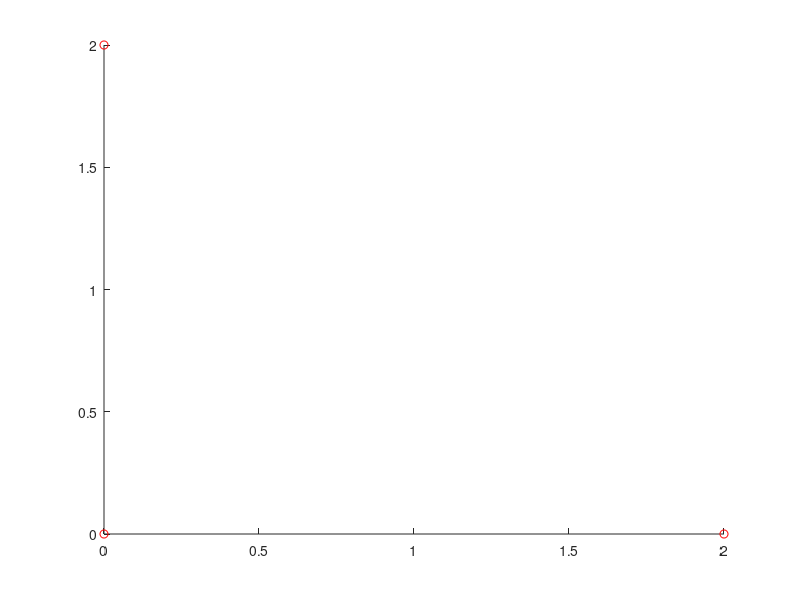

Write the MATLAB code that produced this figure. (Note: this script raises an error after producing the figure.)
% Project file for UWB

%starting with clearing everything
clear all;
close all;

%initializing values/ports

port = 'COM3'; %Where 3 is COMport number (usually standard)
BR = 9600; % BaudRate of port
%obj = serial(port, 'BaudRate', BR); % Creating object to read serial
                                    % with baudrate 9600
                                   
%fopen(obj); %opens object
i = 1;
result = zeros(3, 10); %resulting vector

%format = '%f';

% Origin of anchors (just an example)
x1 = 0;
y1 = 0;

x2 = 0;
y2 = 2;

x3 = 2;
y3 = 0;

% Overview of how the loop should be if we want to plot after a while.
% Puts the read values into a resulting vector
% that saves every value and plot
A1 = sqrt(8);
A2 = 2;
A3 = 2;
e = 0.0001
figure;
hold on;
plot(x1,y1,'ro',x2,y2,'ro',x3,y3,'ro')
while(i<10)
    
  %  A = fscanf(obj, ['D1: %d D2: %d D3: %d']) %Just put in the string and 
                                              %use %d for the values you want
  %  A1 = A(1,1);
  %  A2 = A(2,1);
  %  A3 = A(3,1);
  
     
                                              
                                              
    result(1,i) = A1; %puts first value on first line each time
    result(2,i) = A2; %same here
    result(3,i) = A3; %same here
    [xout1, yout1] = circcirc(x1,y1,A1,x2,y2,A2);
    [xout2, yout2] = circcirc(x1,y1,A1,x3,y3,A3);
    
    xo11 = (xout1(1));
    xo12 = (xout1(2));
    xo21 = (xout2(1));
    xo22 = (xout2(2));
    yo11 = (xout1(1));
    yo12 = (xout1(2));
    yo21 = (xout2(1));
    yo22 = (xout2(2));
    
    if ((xo11 <= xo21+e && xo11 >= xo21-e ))
        if (yo11 <= yo21+e && yo11 >= yo22-e)
            plot(xo11, yo11,'b*');
        else plot(xo11,yo21,'b*');
        end
    elseif ((xo12 <= xo21+e && xo12 >= xo21-e ))
        if (yo11 <= yo21+e && yo11 >= yo22-e)
            plot(xo12, yo11,'b*');
        else plot(xo12,yo12,'b*');
        end
    elseif ((xo11 <= xo22+e && xo11 >= xo22-e ))
        if (yo11 <= yo21+e && yo11 >= yo22-e)
            plot(xo11, yo11,'b*');
        else plot(xo11,yo21,'b*');
        end
    elseif ((xo12 <= xo22+e && xo12 >= xo22-e ))
        if (yo11 <= yo21+e && yo11 >= yo22-e)
            plot(xo12, yo11,'b*');
        else plot(xo12,yo12,'b*');
        end
    end
    pause(0.1);
    A1 = sqrt(2);
    A2 = sqrt(2);
    A3 = sqrt(2);
    
    i = i+1;
    
end


%intersect(intersect(xq(in2),xq(in3)),xq(in4));
%[xout,yout] = circcirc(x1,y1,r1,x2,y2,r2)

result



%closes everything ----------------------------
fclose(obj);
delete(obj);
clear obj;
